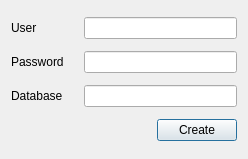
<?xml version="1.0" encoding="UTF-8"?>
<ui version="4.0">
 <class>NewDatabase</class>
 <widget class="QDialog" name="NewDatabase">
  <property name="geometry">
   <rect>
    <x>0</x>
    <y>0</y>
    <width>248</width>
    <height>159</height>
   </rect>
  </property>
  <property name="windowTitle">
   <string>Dialog</string>
  </property>
  <layout class="QGridLayout" name="gridLayout">
   <item row="0" column="0">
    <widget class="QLabel" name="labelUser">
     <property name="text">
      <string>User</string>
     </property>
    </widget>
   </item>
   <item row="0" column="1" colspan="2">
    <widget class="QLineEdit" name="lineEditUser"/>
   </item>
   <item row="1" column="0">
    <widget class="QLabel" name="labelPassword">
     <property name="text">
      <string>Password</string>
     </property>
    </widget>
   </item>
   <item row="1" column="1" colspan="2">
    <widget class="QLineEdit" name="lineEditPassword">
     <property name="echoMode">
      <enum>QLineEdit::EchoMode::PasswordEchoOnEdit</enum>
     </property>
    </widget>
   </item>
   <item row="2" column="0">
    <widget class="QLabel" name="labelDatabase">
     <property name="text">
      <string>Database</string>
     </property>
    </widget>
   </item>
   <item row="2" column="1" colspan="2">
    <widget class="QLineEdit" name="lineEditDatabase"/>
   </item>
   <item row="3" column="0" colspan="2">
    <spacer name="horizontalSpacer">
     <property name="orientation">
      <enum>Qt::Orientation::Horizontal</enum>
     </property>
     <property name="sizeHint" stdset="0">
      <size>
       <width>40</width>
       <height>20</height>
      </size>
     </property>
    </spacer>
   </item>
   <item row="3" column="2">
    <widget class="QPushButton" name="pushButtonCreate">
     <property name="text">
      <string>Create</string>
     </property>
    </widget>
   </item>
  </layout>
 </widget>
 <resources/>
 <connections/>
</ui>
